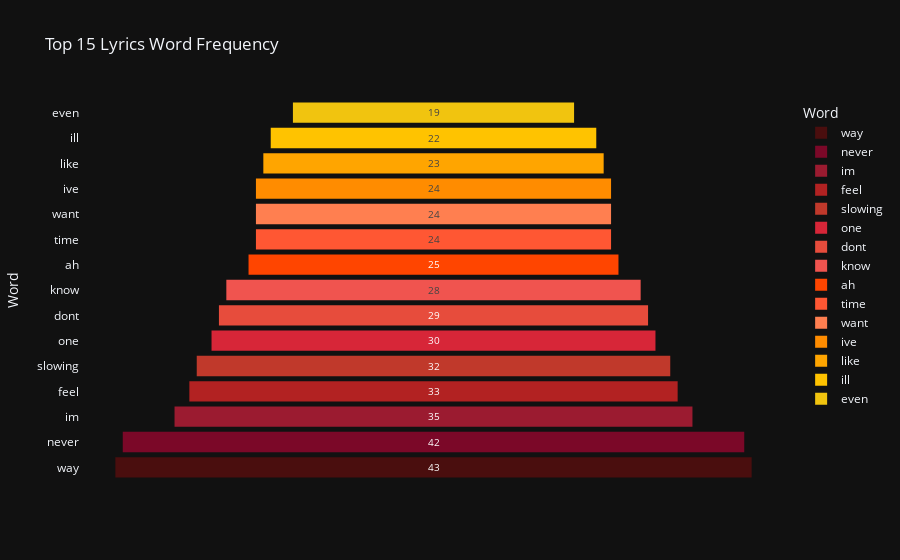

Notebook code cell kept with this figure:
### Markdown cell above
### Breach Funnel Chart

### Code cell
import plotly.express as px
import pandas as pd

df_counts = pd.DataFrame(counts.most_common(15), columns=['Word', 'Count'])

fig = px.funnel(df_counts,
                x='Count',
                y='Word',
                title='Top 15 Lyrics Word Frequency',
                color='Word',
                color_discrete_sequence=warm_colors)

fig.show()

### Figure 1 — Plotly figure (JSON) as saved in the notebook; plotly's stock layout.template omitted (floating-point values rounded to 4 significant figures)
{"data": [{"hovertemplate": "Word=%{y}<br>Count=%{x}<extra></extra>", "legendgroup": "way", "marker": {"color": "#4A0E0E"}, "name": "way", "orientation": "h", "showlegend": true, "x": [43], "xaxis": "x", "y": ["way"], "yaxis": "y", "type": "funnel"}, {"hovertemplate": "Word=%{y}<br>Count=%{x}<extra></extra>", "legendgroup": "never", "marker": {"color": "#7B0828"}, "name": "never", "orientation": "h", "showlegend": true, "x": [42], "xaxis": "x", "y": ["never"], "yaxis": "y", "type": "funnel"}, {"hovertemplate": "Word=%{y}<br>Count=%{x}<extra></extra>", "legendgroup": "im", "marker": {"color": "#9B1B30"}, "name": "im", "orientation": "h", "showlegend": true, "x": [35], "xaxis": "x", "y": ["im"], "yaxis": "y", "type": "funnel"}, {"hovertemplate": "Word=%{y}<br>Count=%{x}<extra></extra>", "legendgroup": "feel", "marker": {"color": "#B22222"}, "name": "feel", "orientation": "h", "showlegend": true, "x": [33], "xaxis": "x", "y": ["feel"], "yaxis": "y", "type": "funnel"}, {"hovertemplate": "Word=%{y}<br>Count=%{x}<extra></extra>", "legendgroup": "slowing", "marker": {"color": "#C0392B"}, "name": "slowing", "orientation": "h", "showlegend": true, "x": [32], "xaxis": "x", "y": ["slowing"], "yaxis": "y", "type": "funnel"}, {"hovertemplate": "Word=%{y}<br>Count=%{x}<extra></extra>", "legendgroup": "one", "marker": {"color": "#D72638"}, "name": "one", "orientation": "h", "showlegend": true, "x": [30], "xaxis": "x", "y": ["one"], "yaxis": "y", "type": "funnel"}, {"hovertemplate": "Word=%{y}<br>Count=%{x}<extra></extra>", "legendgroup": "dont", "marker": {"color": "#E74C3C"}, "name": "dont", "orientation": "h", "showlegend": true, "x": [29], "xaxis": "x", "y": ["dont"], "yaxis": "y", "type": "funnel"}, {"hovertemplate": "Word=%{y}<br>Count=%{x}<extra></extra>", "legendgroup": "know", "marker": {"color": "#F0544F"}, "name": "know", "orientation": "h", "showlegend": true, "x": [28], "xaxis": "x", "y": ["know"], "yaxis": "y", "type": "funnel"}, {"hovertemplate": "Word=%{y}<br>Count=%{x}<extra></extra>", "legendgroup": "ah", "marker": {"color": "#FF4500"}, "name": "ah", "orientation": "h", "showlegend": true, "x": [25], "xaxis": "x", "y": ["ah"], "yaxis": "y", "type": "funnel"}, {"hovertemplate": "Word=%{y}<br>Count=%{x}<extra></extra>", "legendgroup": "time", "marker": {"color": "#FF5733"}, "name": "time", "orientation": "h", "showlegend": true, "x": [24], "xaxis": "x", "y": ["time"], "yaxis": "y", "type": "funnel"}, {"hovertemplate": "Word=%{y}<br>Count=%{x}<extra></extra>", "legendgroup": "want", "marker": {"color": "#FF7F50"}, "name": "want", "orientation": "h", "showlegend": true, "x": [24], "xaxis": "x", "y": ["want"], "yaxis": "y", "type": "funnel"}, {"hovertemplate": "Word=%{y}<br>Count=%{x}<extra></extra>", "legendgroup": "ive", "marker": {"color": "#FF8C00"}, "name": "ive", "orientation": "h", "showlegend": true, "x": [24], "xaxis": "x", "y": ["ive"], "yaxis": "y", "type": "funnel"}, {"hovertemplate": "Word=%{y}<br>Count=%{x}<extra></extra>", "legendgroup": "like", "marker": {"color": "#FFA500"}, "name": "like", "orientation": "h", "showlegend": true, "x": [23], "xaxis": "x", "y": ["like"], "yaxis": "y", "type": "funnel"}, {"hovertemplate": "Word=%{y}<br>Count=%{x}<extra></extra>", "legendgroup": "ill", "marker": {"color": "#FFC300"}, "name": "ill", "orientation": "h", "showlegend": true, "x": [22], "xaxis": "x", "y": ["ill"], "yaxis": "y", "type": "funnel"}, {"hovertemplate": "Word=%{y}<br>Count=%{x}<extra></extra>", "legendgroup": "even", "marker": {"color": "#F1C40F"}, "name": "even", "orientation": "h", "showlegend": true, "x": [19], "xaxis": "x", "y": ["even"], "yaxis": "y", "type": "funnel"}], "layout": {"xaxis": {"anchor": "y", "domain": [0.0, 1.0], "title": {"text": "Count"}}, "yaxis": {"anchor": "x", "domain": [0.0, 1.0], "title": {"text": "Word"}, "categoryorder": "array", "categoryarray": ["even", "ill", "like", "ive", "want", "time", "ah", "know", "dont", "one", "slowing", "feel", "im", "never", "way"]}, "legend": {"title": {"text": "Word"}, "tracegroupgap": 0}, "title": {"text": "Top 15 Lyrics Word Frequency"}}}
